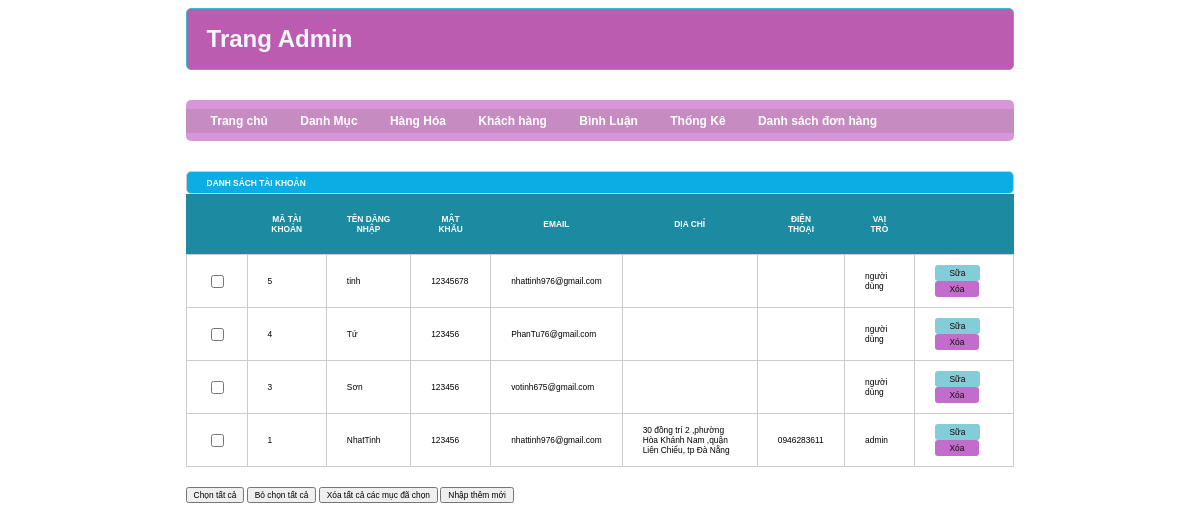
The app's page /admin/index.php?act=dskh with its own data.
### tables this page shows
CREATE TABLE `taikhoan` (
  `id` int(10) NOT NULL,
  `user` varchar(50) NOT NULL,
  `pass` varchar(50) NOT NULL,
  `email` varchar(255) DEFAULT NULL,
  `address` varchar(255) DEFAULT NULL,
  `tel` varchar(20) DEFAULT NULL,
  `role` tinyint(4) NOT NULL DEFAULT 0
);

### model/pdo.php (called while the page is built, shortened)
<?php
function pdo_get_connection(){
    $dburl = "mysql:host=localhost;dbname=newbooks;charset=utf8";
    $username = 'root';
    $password = '';
    $conn = new PDO($dburl, $username, $password);
    $conn->setAttribute(PDO::ATTR_ERRMODE, PDO::ERRMODE_EXCEPTION);
    return $conn;
}
function pdo_query($sql){
    $sql_args = array_slice(func_get_args(), 1);
    try{
        $conn = pdo_get_connection();
        $stmt = $conn->prepare($sql);
        $stmt->execute($sql_args);
        $rows = $stmt->fetchAll();
        return $rows;
    }
    catch(PDOException $e){
        throw $e;
    }
    finally{
        unset($conn);
    }
}

### model/taikhoan.php (called while the page is built, shortened)
<?php
function loadall_taikhoan(){
    $sql="select * from taikhoan order by id desc";
    $listtaikhoan=pdo_query($sql);
    return $listtaikhoan;
}
?>

### admin/taikhoan/list.php (the view, shortened to what this page needs)
<div class="row">
    <div class="row frmtitle">
        <h1>DANH SÁCH TÀI KHOẢN </h1>
    </div>
    <div class="row frmcontennt">
            <div class="row mb10 frmdsloai">
             <table>
                <tr>
                    <th></th>
                    <th>MÃ TÀI KHOẢN</th>
                    <th>TÊN DĂNG NHẬP</th>
                    <th>MẬT KHẤU</th>
                    <th>EMAIL</th>
                    <th>DỊA CHỈ</th>
                    <th>ĐIỆN THOẠI</th>
                    <th>VAI TRÒ</th>
                    <th></th>
                </tr>
                <?php
                    foreach ($listtaikhoan as $taikhoan){
                        extract($taikhoan);
                        $suatk = "index.php?act=suatk&id=".$id;
                        $xoatk = "index.php?act=xoatk&id=".$id;
                        echo '
                        <tr>
                            <td><input type="checkbox" name="" id=""></td>
                            <td>'.$id.'</td>
                            <td>'.$user.'</td>
                            <td>'.$pass.'</td>
                            <td>'.$email.'</td>
                            <td>'.$address.'</td>
                            <td>'.$tel.'</td>
                            <td>';
                            if ($role == 0) {
                              echo 'người dùng';
                            } elseif ($role == 1) {
                              echo 'admin';
                            }
                            echo '</td>
                            <td>
                               <div class="mauxanh">
                                  <a href="'.$suatk.'"><input type="button" value="Sữa"></a>
                               </div>
                               <div class="maudo">
                                  <a href="'.$xoatk.'"><input type="button" value="Xóa"></a>
                                </div>
                            </td>
                        </tr>
                        ';
                    }
                ?>
             </table>
            </div>
            <div class="row mb10">
                <input type="button" value="Chọn tất cả">
                <input type="button" value="Bỏ chọn tất cả">
                <input type="button" value="Xóa tất cả các mục đã chọn">
                <a href="index.php?act=adddm"><input type="button" value="Nhập thêm mới"></a>
            </div>
    </div>
</div>

### css/style.css (style rules this page uses)
* { box-sizing: border-box; font-family: sans-serif; font-size: 0.7vw; }
.row { float: left; width: 100%; }
.mb10 { margin-bottom: 10px; }
.frmtitle { background-color: #0aaee4; border: 1px solid #ccc ; color: #fff; border-radius: 5px; padding: 0 20px; }
.frmdsloai table { width: 100%; border-collapse: collapse; }
.frmdsloai table th { background-color: #1c8aa0; padding: 20px; color: #fff; }
.frmdsloai table td { padding: 10px 20px; border: 1px #ccc solid; }
.mauxanh { display: inline-block; }
.mauxanh input[type="button"] { background-color: rgb(131, 205, 216); display: inline-block; color: #120303; border: none; padding: 3px 15px; border-radius: 3px; }
.maudo { display: inline-block; }
.maudo input[type="button"] { background-color: rgb(194, 109, 203); display: inline-block; color: #110a0a; border: none; padding: 3px 15px; border-radius: 3px; }

### records on screen
taikhoan: id "5", user "tinh", pass "12345678", email "nhattinh976@gmail.com", role "người dùng"
taikhoan: id "4", user "Tứ", pass "123456", email "PhanTu76@gmail.com", role "người dùng"
taikhoan: id "3", user "Sơn", pass "123456", email "votinh675@gmail.com", role "người dùng"
taikhoan: id "1", user "NhatTinh", pass "123456", email "nhattinh976@gmail.com", address "30 đồng trí 2 ,phường Hòa Khánh Nam ,quận Liên Chiểu, tp Đà Nẵng", tel "0946283611", role "admin"
